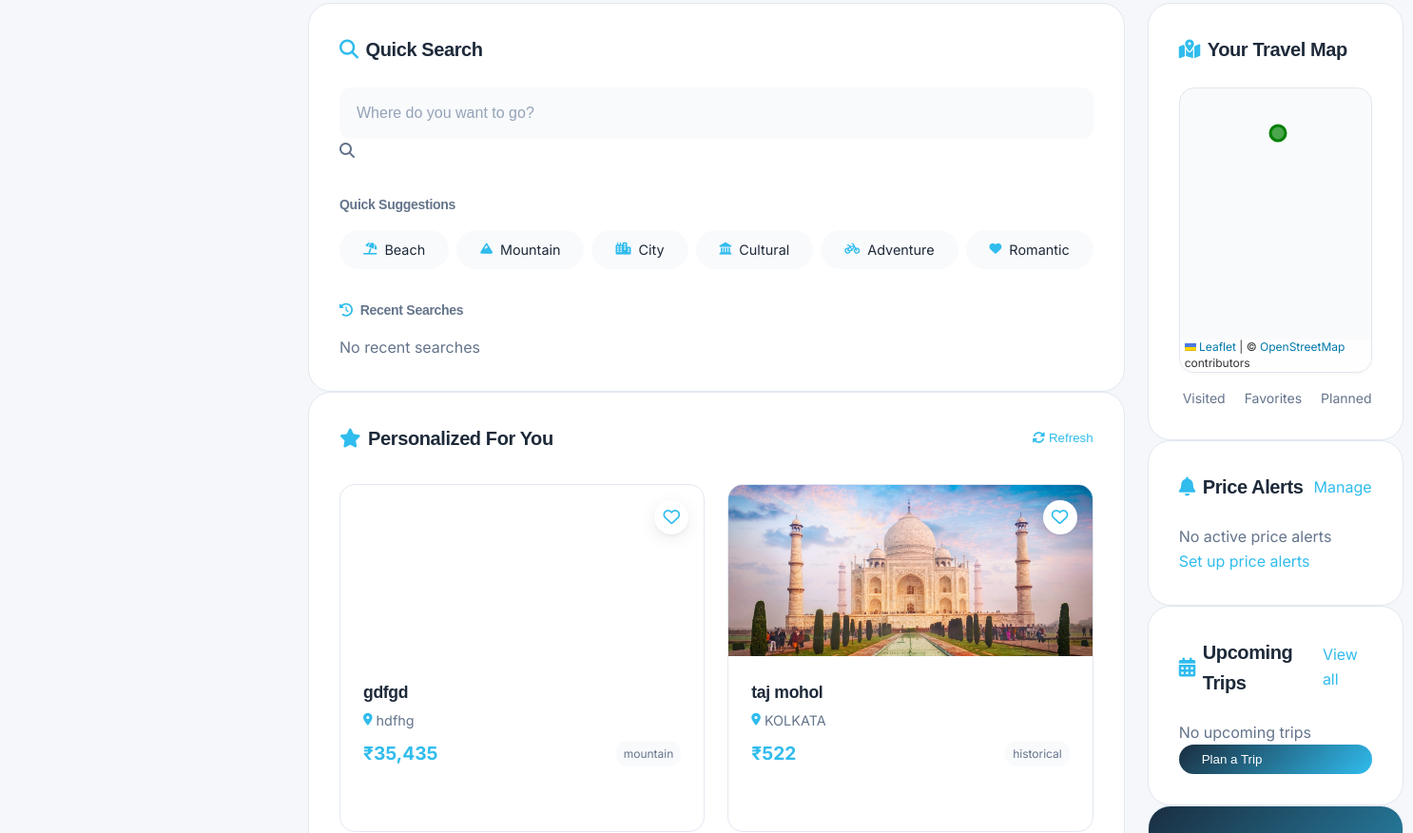
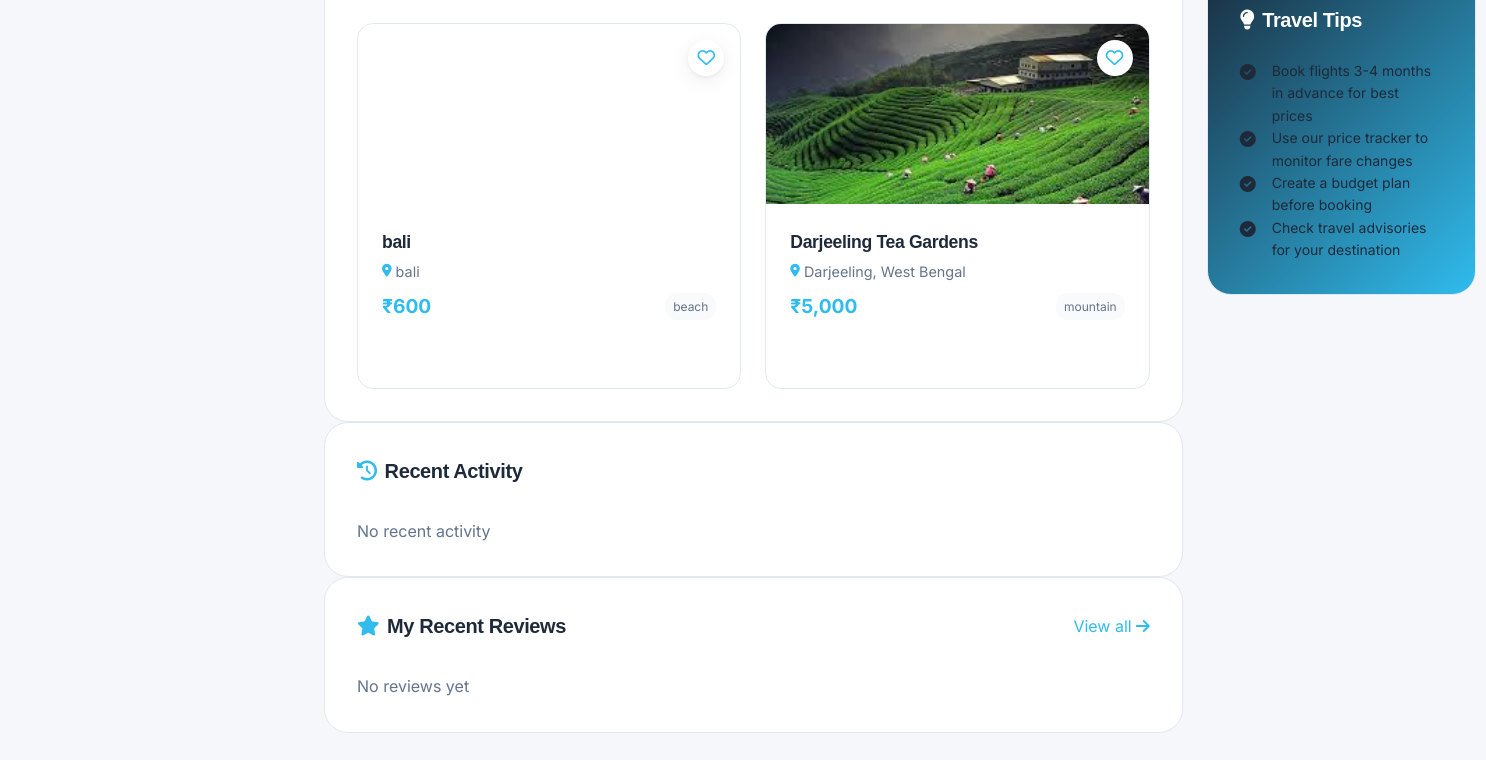
Before: /user/user_dashboard.php (lower part) with the older database file (2 pictures, top to bottom).
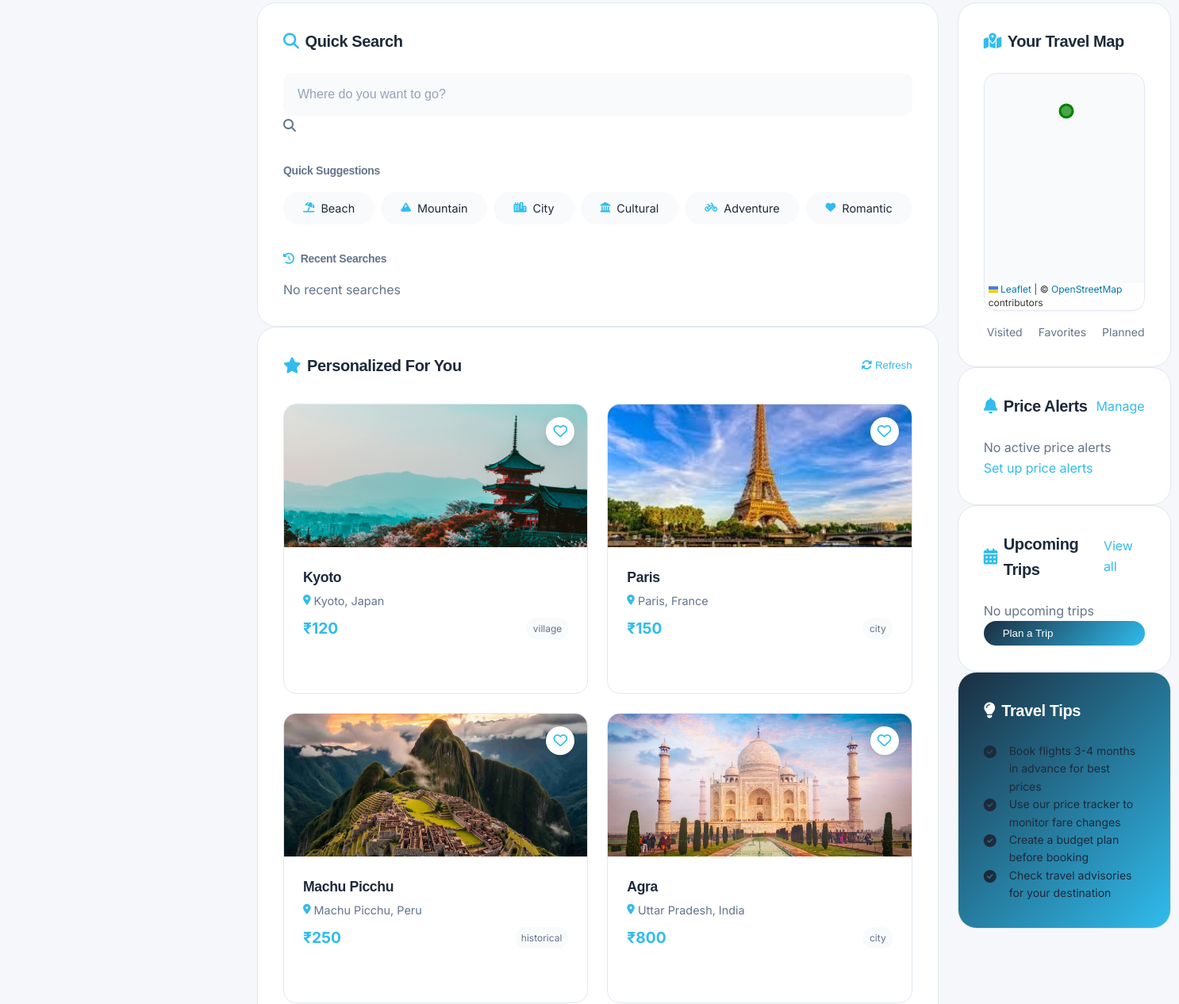
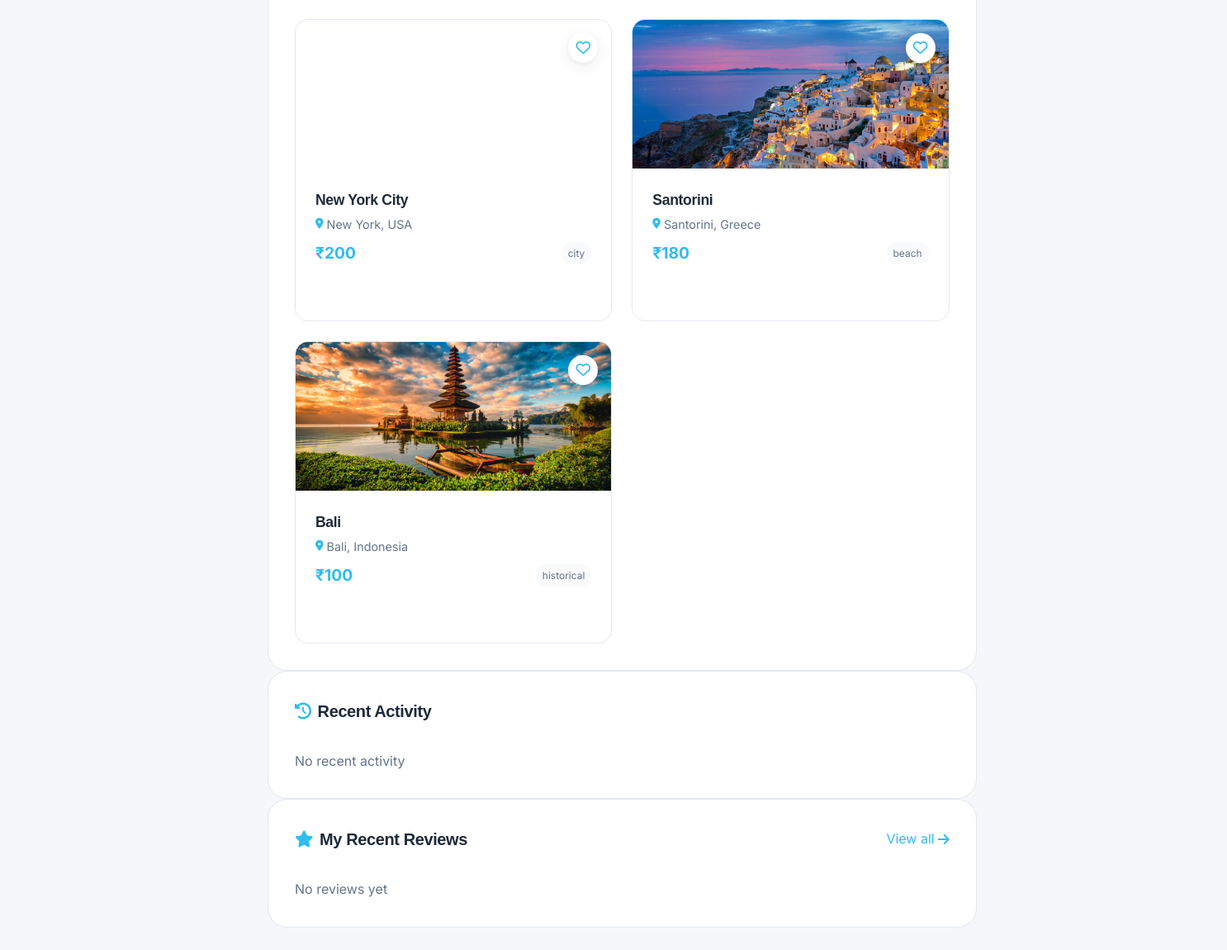
After: the same page with the newer database file (2 pictures, top to bottom).
### tables this page shows
CREATE TABLE `destinations` (
  `id` int(11) NOT NULL,
  `name` varchar(255) NOT NULL,
  `type` varchar(100) NOT NULL,
  `description` text DEFAULT NULL,
  `location` varchar(255) NOT NULL,
  `latitude` decimal(10,8) DEFAULT NULL COMMENT 'Location latitude',
  `longitude` decimal(11,8) DEFAULT NULL COMMENT 'Location longitude',
  `budget` decimal(10,2) NOT NULL,
  `best_season` varchar(100) DEFAULT NULL,
  `image_urls` longtext DEFAULT NULL CHECK (json_valid(`image_urls`)),
  `map_link` varchar(255) DEFAULT NULL,
  `attractions` text DEFAULT NULL COMMENT 'List of tourist attractions',
  `created_at` timestamp NOT NULL DEFAULT current_timestamp(),
  `updated_at` timestamp NOT NULL DEFAULT current_timestamp() ON UPDATE current_timestamp(),
  `season` varchar(50) DEFAULT NULL COMMENT 'Best season to visit',
  `people` text DEFAULT NULL COMMENT 'JSON array of recommended group sizes',
  `tips` text DEFAULT NULL COMMENT 'JSON array of travel tips',
  `cuisines` text DEFAULT NULL COMMENT 'JSON array of local cuisines',
  `cuisine_images` text DEFAULT NULL COMMENT 'JSON object of cuisine images',
  `language` text DEFAULT NULL COMMENT 'JSON array of local languages',
  `profile_pic` varchar(255) DEFAULT NULL
);

### user/user_dashboard.php (the view, shortened to what the rows shown need)
<?php
require_once __DIR__ . '/../database/dbconfig.php';
$user_id = isset($_SESSION['user_id']) ? $_SESSION['user_id'] : null;
$recommendations = [];
$rec_stmt = $conn->prepare("
    SELECT d.*,
           (SELECT COUNT(*) FROM user_history uh WHERE uh.activity_details LIKE CONCAT('%', d.id, '%') AND uh.user_id = ?) as relevance
    FROM destinations d
    ORDER BY relevance DESC, RAND()
    LIMIT 8
");
$rec_stmt->bind_param("i", $user_id);
$rec_stmt->execute();
$rec_result = $rec_stmt->get_result();
while ($row = $rec_result->fetch_assoc()) {
    $recommendations[] = $row;
}
?>
<!DOCTYPE html>
<html lang="en">
<head>
    <link rel="stylesheet" href="https://cdnjs.cloudflare.com/ajax/libs/font-awesome/6.4.0/css/all.min.css">
    <link rel="stylesheet" href="https://unpkg.com/leaflet@1.9.4/dist/leaflet.css" />
    <link rel="stylesheet" href="user_dashboard.css">
</head>
<body>
    <main class="main-content">
        <div class="grid grid-cols-1 lg:grid-cols-3 gap-8">
            <div class="lg:col-span-2 space-y-8">
                <div class="glass-card">
                    <h2 class="text-xl font-bold mb-4 flex items-center gap-2" style="color: var(--text-main);">
                        <i class="fas fa-search" style="color: var(--secondary);"></i>
                        Quick Search
                    </h2>
                </div>
                <div class="glass-card">
                    <div class="flex justify-between items-center mb-6">
                        <h2 class="text-xl font-bold flex items-center gap-2" style="color: var(--text-main);">
                            <i class="fas fa-star" style="color: var(--secondary);"></i>
                            Personalized For You
                        </h2>
                    </div>
                    <div class="grid grid-cols-1 md:grid-cols-2 gap-4" id="recommendationsContainer">
                        <?php if (!empty($recommendations)): ?>
                            <?php foreach ($recommendations as $dest):
                                $images = json_decode($dest['image_urls'] ?? '[]', true);
                                $image = !empty($images) ? $images[0] : '../image/placeholder.jpg';
                                $is_favorite = false;
                            ?>
                                <div class="destination-card group" onclick="viewDestination(<?php echo $dest['id']; ?>)">
                                    <div class="destination-image" style="background-image: url('<?php echo htmlspecialchars($image); ?>')">
                                        <div class="destination-overlay <?php echo $is_favorite ? 'favorite-active' : ''; ?>"
                                            onclick="event.stopPropagation(); toggleFavorite(<?php echo $dest['id']; ?>, this)"
                                            data-destination-id="<?php echo $dest['id']; ?>">
                                            <i class="<?php echo $is_favorite ? 'fas' : 'far'; ?> fa-heart"></i>
                                        </div>
                                    </div>
                                    <div class="destination-content">
                                        <h3 class="destination-name"><?php echo htmlspecialchars($dest['name']); ?></h3>
                                        <p class="destination-location">
                                            <i class="fas fa-map-marker-alt"></i>
                                            <?php echo htmlspecialchars($dest['location']); ?>
                                        </p>
                                        <div class="flex justify-between items-center">
                                            <span class="destination-price">
                                                ₹<?php echo number_format($dest['budget']); ?>
                                            </span>
                                            <span class="text-xs" style="background: var(--bg-base); color: var(--text-muted); padding: 4px 8px; border-radius: 12px;">
                                                <?php echo htmlspecialchars($dest['type']); ?>
                                            </span>
                                        </div>
                                    </div>
                                </div>
                            <?php endforeach; ?>
                        <?php else: ?>
                            <div class="col-span-2 text-center py-8">
                                <p style="color: var(--text-muted);">No recommendations available</p>
                            </div>
                        <?php endif; ?>
                    </div>
                </div>
                <div class="glass-card">
                    <h2 class="text-xl font-bold mb-6 flex items-center gap-2" style="color: var(--text-main);">
                        <i class="fas fa-history" style="color: var(--secondary);"></i>
                        Recent Activity
                    </h2>
                </div>
                <div class="glass-card">
                    <div class="flex justify-between items-center mb-6">
                        <h2 class="text-xl font-bold flex items-center gap-2" style="color: var(--text-main);">
                            <i class="fas fa-star" style="color: var(--secondary);"></i>
                            My Recent Reviews
                        </h2>
                    </div>
                </div>
            </div>
            <div class="space-y-8">
                <div class="glass-card">
                    <h2 class="text-xl font-bold mb-4 flex items-center gap-2" style="color: var(--text-main);">
                        <i class="fas fa-map-marked-alt" style="color: var(--secondary);"></i>
                        Your Travel Map
                    </h2>
                </div>
                <div class="glass-card">
                    <div class="flex justify-between items-center mb-4">
                        <h2 class="text-xl font-bold flex items-center gap-2" style="color: var(--text-main);">
                            <i class="fas fa-bell" style="color: var(--secondary);"></i>
                            Price Alerts
                        </h2>
                    </div>
                </div>
                <div class="glass-card">
                    <div class="flex justify-between items-center mb-4">
                        <h2 class="text-xl font-bold flex items-center gap-2" style="color: var(--text-main);">
                            <i class="fas fa-calendar-alt" style="color: var(--secondary);"></i>
                            Upcoming Trips
                        </h2>
                    </div>
                </div>
                <div class="glass-card" style="background: linear-gradient(135deg, var(--primary), var(--secondary));">
                    <h2 class="text-xl font-bold mb-4 flex items-center gap-2 text-white">
                        <i class="fas fa-lightbulb"></i>
                        Travel Tips
                    </h2>
                </div>
            </div>
        </div>
    </main>
</body>
</html>

Changed rows visible on the page:
removed destinations: name "gdfgd", location "hdfhg", budget "35,435", type "mountain"
removed destinations: name "taj mohol", location "KOLKATA", budget "522", type "historical"
removed destinations: name "bali", location "bali", budget "600", type "beach"
removed destinations: shows a picture, name "Darjeeling Tea Gardens", location "Darjeeling, West Bengal", budget "5,000", type "mountain"
added destinations: shows a picture, name "Kyoto", location "Kyoto, Japan", budget "120", type "village"
added destinations: shows a picture, name "Paris", location "Paris, France", budget "150", type "city"
added destinations: shows a picture, name "Machu Picchu", location "Machu Picchu, Peru", budget "250", type "historical"
added destinations: name "Agra", location "Uttar Pradesh, India", budget "800", type "city"
added destinations: name "New York City", location "New York, USA", budget "200", type "city"
added destinations: shows a picture, name "Santorini", location "Santorini, Greece", budget "180", type "beach"
added destinations: shows a picture, name "Bali", location "Bali, Indonesia", budget "100", type "historical"
